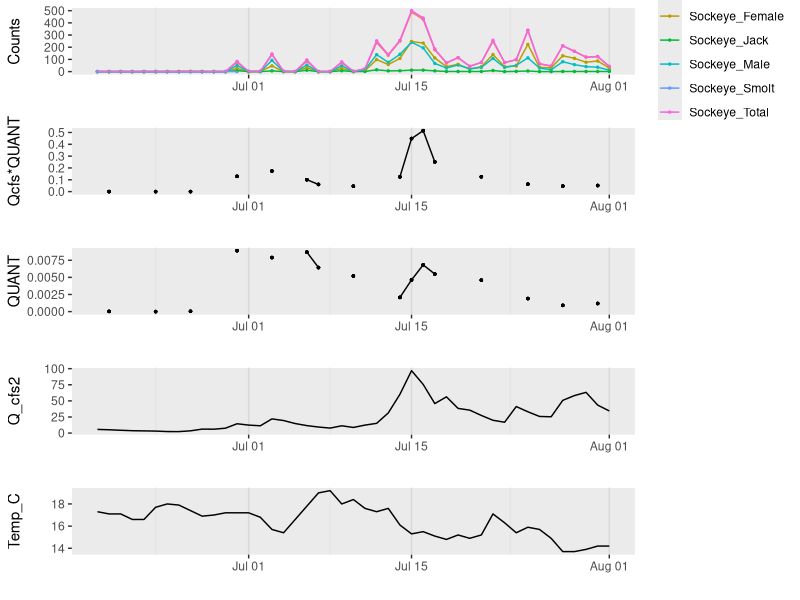
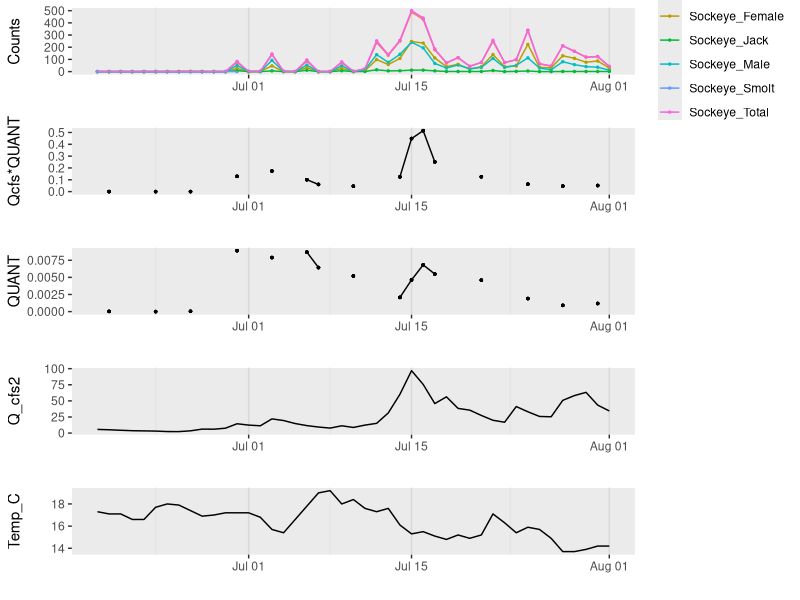
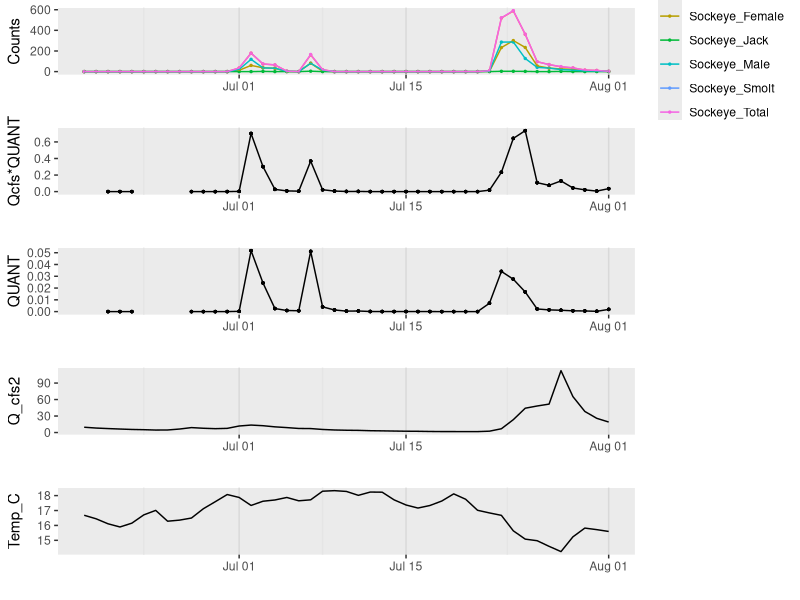
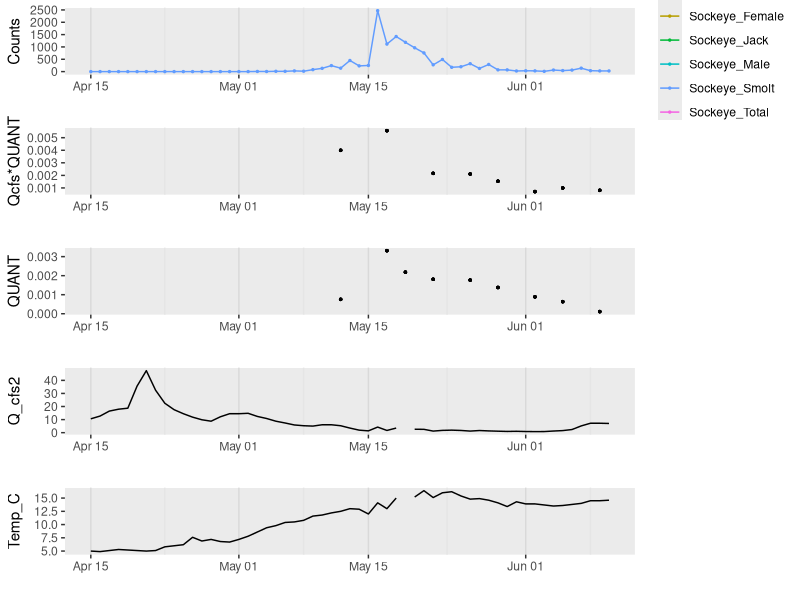
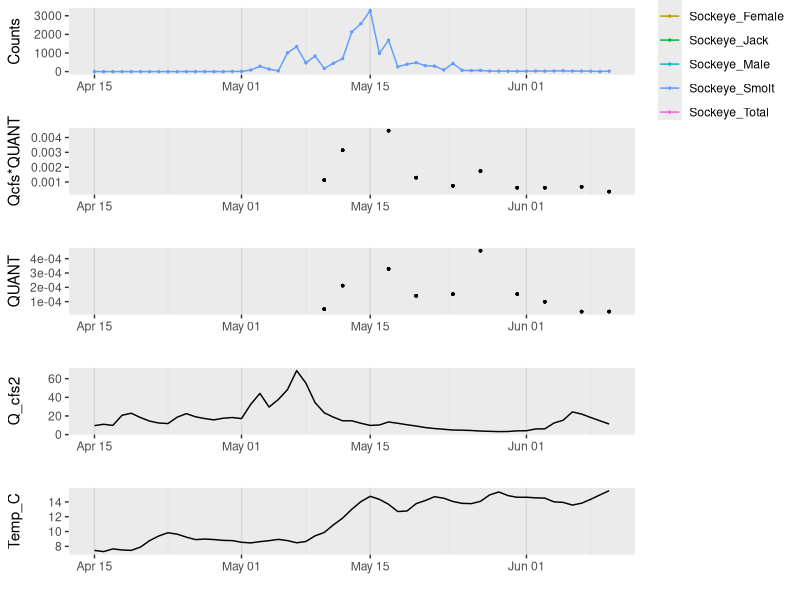
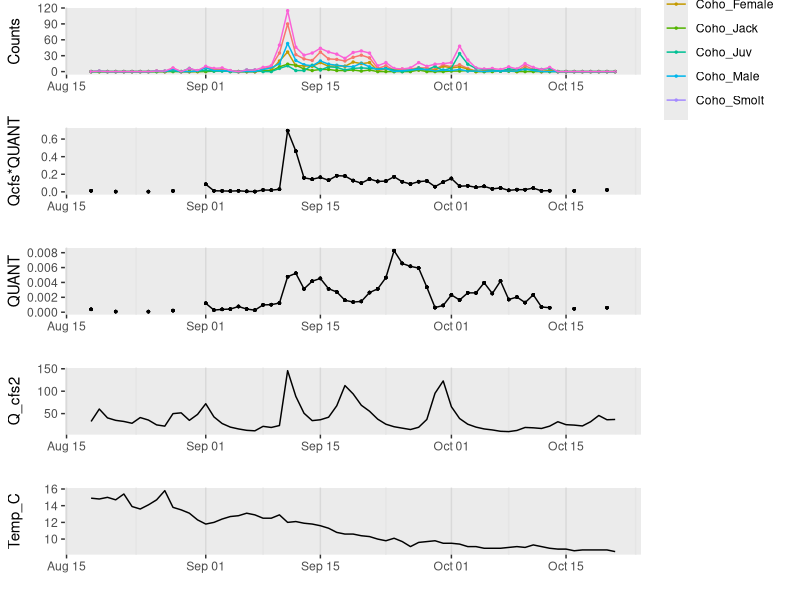
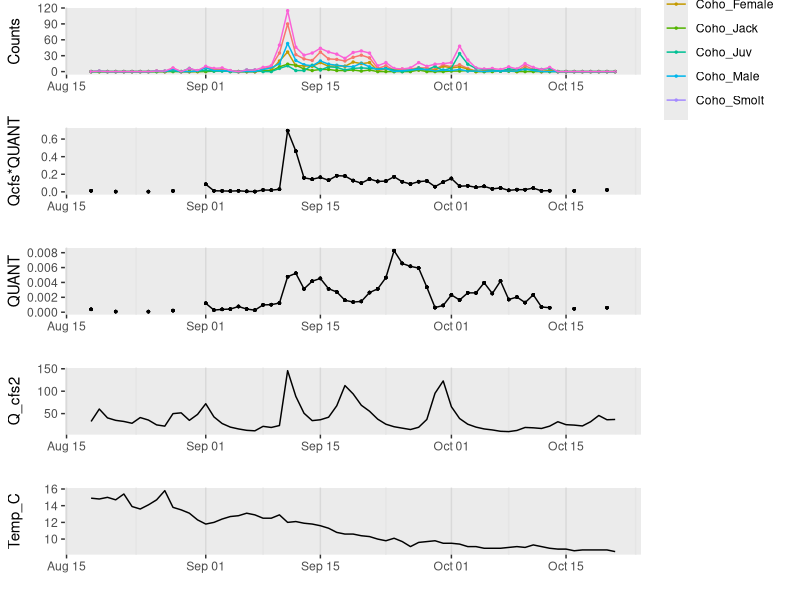
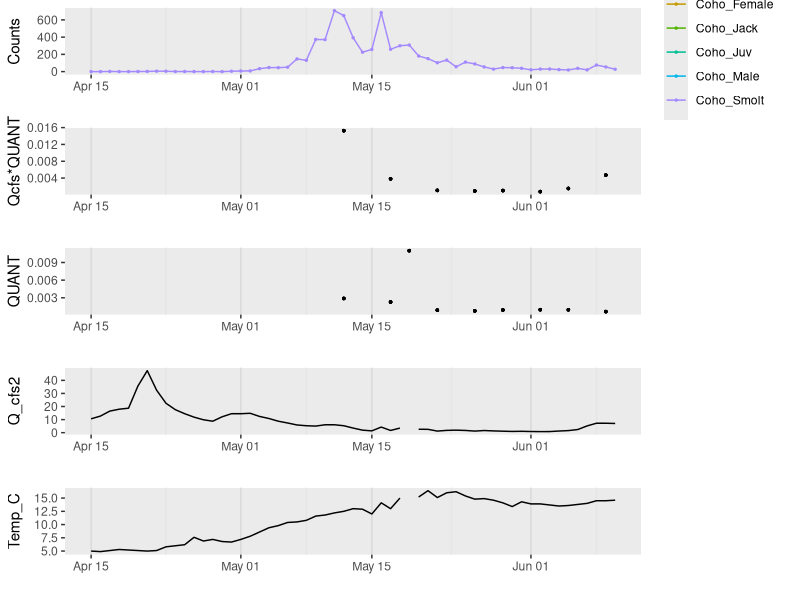

R code for these plots, in order: (Note: this script raises an error after producing the figures.)
library(broom)
library(cowplot)
library(MASS)
library(tidyverse)

#Read data
Sockeyelong_all <- read_tsv("Sockeyelong_all.tsv")
Sockeyelong_all$Year <- as.factor(Sockeyelong_all$Year)
Coholong_all <- read_tsv("Coholong_all.tsv")
Coholong_all$Year <- as.factor(Coholong_all$Year)

# calculate a new Q_cfs value from scratch
a <-  0.148 # from values calculated in gage_to_Q_Josh_R/
b <-  19.27 # from values calculated in gage_to_Q_Josh_R/ 
c <-  5.236 # from values calculated in gage_to_Q_Josh_R/
slope=-3.329
int=23.614

# Q_cfs = a (Gage_Height - b) ^ c
Sockeyelong_all <- Sockeyelong_all %>% mutate(Q_cfs2 = a*(Gage_Height - b)^c) 

Coholong_all <- Coholong_all %>% mutate(Q_cfs2 = a*(Gage_Height - b)^c)

# calculate a new Qcorr_qPCR value from QUANT_mean * Q_cfs2 # because old Qcorr_qPCR values used different translations of gauge height to Qcfs in different years
# this only matters for plotting since the models use QUANT_mean * Q_cfs2 directly
Sockeyelong_all <- Sockeyelong_all %>% mutate(Qcorr_qPCR = QUANT_mean * Q_cfs2) 

Coholong_all <- Coholong_all %>% mutate(Qcorr_qPCR = QUANT_mean * Q_cfs2)
#Coholong_all <- Coholong_all %>% spread(Cohotype,Count) %>% mutate(Coho_nojacks= Coho_Total-Coho_Jack) %>% gather("Cohotype","Count",19:26)

#####################
#Begin: Subset data to appropriate timescale
#####################
sockeye.adult.start = "06-18"
sockeye.adult.end = "08-01"
coho.adult.start = "08-18"  # first appearance of 1 Coho male and 1 Coho female
coho.adult.end = "10-21"  # 10-21 is last date of 

sockeye.juv.start = "04-15"
sockeye.juv.end = "06-10"
coho.juv.start = "04-15"
coho.juv.end = "06-10"

sockeye_adult <- Sockeyelong_all %>% dplyr::filter(
    (Date >= as.Date(paste0("2014-",sockeye.adult.start)) & Date <= as.Date(paste0("2014-",sockeye.adult.end)))|
        (Date >= as.Date(paste0("2015-",sockeye.adult.start)) & Date <= as.Date(paste0("2015-",sockeye.adult.end)))|
        (Date >= as.Date(paste0("2016-",sockeye.adult.start)) & Date <= as.Date(paste0("2016-",sockeye.adult.end))))

coho_adult <- Coholong_all %>% dplyr::filter(
    (Date >= as.Date(paste0("2014-",coho.adult.start)) & Date <= as.Date(paste0("2014-",coho.adult.end)))|
        (Date >= as.Date(paste0("2015-",coho.adult.start)) & Date <= as.Date(paste0("2015-",coho.adult.end)))|
        (Date >= as.Date(paste0("2016-",coho.adult.start)) & Date <= as.Date(paste0("2016-",coho.adult.end))))

sockeye_juv <- Sockeyelong_all %>% dplyr::filter(
    (Date >= as.Date(paste0("2014-",sockeye.juv.start)) & Date <= as.Date(paste0("2014-",sockeye.juv.end)))|
        (Date >= as.Date(paste0("2015-",sockeye.juv.start)) & Date <= as.Date(paste0("2015-",sockeye.juv.end)))|
        (Date >= as.Date(paste0("2016-",sockeye.juv.start)) & Date <= as.Date(paste0("2016-",sockeye.juv.end))))

coho_juv <- Coholong_all %>% dplyr::filter(
    (Date >= as.Date(paste0("2014-",coho.juv.start)) & Date <= as.Date(paste0("2014-",coho.juv.end)))|
        (Date >= as.Date(paste0("2015-",coho.juv.start)) & Date <= as.Date(paste0("2015-",coho.juv.end)))|
        (Date >= as.Date(paste0("2016-",coho.juv.start)) & Date <= as.Date(paste0("2016-",coho.juv.end))))

#####################
#End: Subset data to appropriate timescale
#####################

#####################
#Begin: Timeline Function
#####################

timelines_full <- function(salmonspecies, start = "2015-01-01", end = "2015-12-31", type = "_adult") { # x == Sockeye, Coho, y == _adult, _juv
    
            salmon_use <- get(paste0(salmonspecies, type)) # Sockeye_adult or Coho_adult
            
            salmon_use <- salmon_use %>% dplyr::filter(Date >= as.Date(start) & Date <= as.Date(end))  # truncate start and stop times
            
            Salmon_type <- str_to_title(paste0(salmonspecies, "type"))
            
            counts <- ggplot(salmon_use, aes(Date, Count, col = get(Salmon_type))) + geom_point(size = 0.5) + geom_line() + xlab("") + ylab("Counts") + background_grid(major = "x", minor="x", size.minor = 0.5, colour.minor = "grey90") #+ theme(legend.position = "none")
            
            qpcrcorrQ <- ggplot(salmon_use, aes(Date, Qcorr_qPCR)) + geom_point(size = 0.5) + geom_line() + xlab("") + ylab("Qcfs*QUANT") + background_grid(major = "x", minor="x", size.minor = 0.5, colour.minor = "grey90")
            
            qpcr <- ggplot(salmon_use, aes(Date, exp(-CT_mean))) + geom_point(size = 0.5) + geom_line() + xlab("") + ylab("exp(qPCR)") + background_grid(major = "x", minor="x", size.minor = 0.5, colour.minor = "grey90")
            
            QUANT <- ggplot(salmon_use, aes(Date, QUANT_mean)) + geom_point(size = 0.5) + geom_line() + xlab("") + ylab("QUANT") + background_grid(major = "x", minor="x", size.minor = 0.5, colour.minor = "grey90")
            
            Q_cfs2 <- ggplot(salmon_use, aes(Date, Q_cfs2)) + geom_line() + xlab("") + ylab("Q_cfs2") + background_grid(major = "x", minor="x", size.minor = 0.5, colour.minor = "grey90")
            
            water <- ggplot(salmon_use, aes(Date, log(Gage_Height))) + geom_line() + xlab("") + ylab("Log(Gage Height)") + background_grid(major = "x", minor="x", size.minor = 0.5, colour.minor = "grey90")
            
            temp <- ggplot(salmon_use, aes(Date, Temp_C)) + geom_line() + xlab("") + ylab("Temp_C") + background_grid(major = "x", minor="x", size.minor = 0.5, colour.minor = "grey90")
            
            #   plot_grid(counts, qpcrcorrQ, qpcr, Q_cfs2, water, temp, nrow = 6, align = "v")
            plot_grid(counts, qpcrcorrQ, QUANT, Q_cfs2, temp, nrow = 5, align = "v")
            
}
#####################
#End: Timeline Function
#####################


#####################
#Begin: Graph Timelines
#####################

timelines_full("sockeye") # use sockeye, not Sockeye 

timelines_full("sockeye", "2015-06-18", "2015-08-01") # after looking at the full timeline, truncating to 01 Aug to prevent measuring dead-salmon DNA in 2016

timelines_full("sockeye", "2016-06-18", "2016-08-01") # after looking at the full timeline, truncating to 01 Aug to prevent measuring dead-salmon DNA in 2016


timelines_full("sockeye", "2015-04-15", "2015-06-10", "_juv") # downstream weir dates only for smolts
timelines_full("sockeye", "2016-04-15", "2016-06-10", "_juv") # downstream weir dates only for smolts

timelines_full("coho") # use coho, not Coho
timelines_full("coho", "2015-06-18", "2015-10-30") # after looking at the full timeline
timelines_full("coho", "2015-04-15", "2015-06-10", "_juv") # downstream weir dates only 
timelines_full("coho", "2016-06-18", "2016-10-30") # after looking at the full timeline
timelines_full("coho", "2016-04-15", "2016-06-10", "_juv") # downstream weir dates only 

#####################
#End: Graph Timelines
#####################
#set the only zero in the dataset to the minimum value

#####################
#Begin:  Models of Counts
#####################

#####DATA######
#Sockeye data
datasubset = subset(sockeye_adult, Sockeyetype == "Sockeye_Adults" &!is.na(QUANT_mean) & Year %in% c("2015", "2016"))
#to facilitate use of log(Qcorr_qPCR), set a single zero to the smallest observed Qcorr_qPCR - 1.002627e-05
datasubset$Qcorr_qPCR[2]=min(datasubset[datasubset$Qcorr_qPCR >0  , ]$Qcorr_qPCR)
datasubset.sockeye.juv = subset(sockeye_juv, Sockeyetype == "Sockeye_Smolt" &!is.na(Q_cfs2)& !is.na(QUANT_mean) & Year %in% c("2015", "2016"))

#Coho data
datasubset.coho.adult = subset(coho_adult, Cohotype == "Coho_Adults" &!is.na(QUANT_mean) & Year %in% c("2015", "2016"))
datasubset.coho.total = subset(coho_adult, Cohotype == "Coho_Total" &!is.na(QUANT_mean) & Year %in% c("2015", "2016"))
datasubset.coho.jack = subset(coho_adult, Cohotype == "Coho_Jack" &!is.na(QUANT_mean) & Year %in% c("2015", "2016"))
datasubset.coho.juv = subset(coho_adult, Cohotype == "Coho_Juv" &!is.na(QUANT_mean) & Year %in% c("2015", "2016"))

#datasubset.coho.trans is the same as datasubset.coho.total, but we remove one high leverage outlier from coho in 2016
datasubset.coho.trans=datasubset.coho.adult
datasubset.coho.trans <- datasubset.coho.trans %>% mutate(Count = (datasubset.coho.adult$Count+datasubset.coho.juv$Count+datasubset.coho.jack$Count))
#which(datasubset.coho.jack$Count==62) #exclude outlier 69th observation
datasubset.coho.trans <- datasubset.coho.trans %>% slice(-69)

#####MODELS######

#Sockeye
sockeye.adult.2015.reg <- glm(Count ~ log(Qcorr_qPCR) , family = "quasipoisson", data = datasubset[datasubset$Year == "2015"  , ])
sockeye.adult.2016.reg <- glm(Count ~ log(Qcorr_qPCR) , family = "quasipoisson", data = datasubset[datasubset$Year == "2016"  , ])
sockeye.adult.reg <- glm(Count ~ log(Qcorr_qPCR) , family = "quasipoisson", data = datasubset)

sockeye.juv.2015.reg <- glm(Count ~  log(Qcorr_qPCR) , family = "quasipoisson", data = datasubset.sockeye.juv[datasubset.sockeye.juv$Year == "2015"  , ])
sockeye.juv.2016.reg <- glm(Count ~  log(Qcorr_qPCR) , family = "quasipoisson", data = datasubset.sockeye.juv[datasubset.sockeye.juv$Year == "2016"  , ])
sockeye.juv.reg <- glm(Count ~ log(Qcorr_qPCR) , family = "quasipoisson", data = datasubset.sockeye.juv)

sockeye.adult.reg.int <- glm(Count ~ Year*log(Qcorr_qPCR), family = "quasipoisson", data = datasubset)
sockeye.juv.reg.int <- glm(Count ~ Year*log(Qcorr_qPCR) , family = "quasipoisson", data = datasubset.sockeye.juv)

#Coho
coho.trans.2015.reg<- glm(Count ~ log(Qcorr_qPCR) , family = "quasipoisson", data = datasubset.coho.trans[datasubset.coho.trans$Year == "2015"  , ])
coho.trans.2016.reg<- glm(Count ~ log(Qcorr_qPCR) , family = "quasipoisson", data = datasubset.coho.trans[datasubset.coho.trans$Year == "2016"  , ])
coho.trans.reg <- glm(Count ~ log(Qcorr_qPCR) , family = "quasipoisson", data = datasubset.coho.trans)
coho.trans.reg.int <- glm(Count ~ Year*log(Qcorr_qPCR) , family = "quasipoisson", data = datasubset.coho.trans)


#############################################
#   Models of eDNA vs. coho life stage      #
#############################################
datasubset.coho.trans2=datasubset.coho.adult
datasubset.coho.trans2 <- datasubset.coho.trans2 %>% mutate(CountA = datasubset.coho.adult$Count)%>% mutate(CountJack = datasubset.coho.jack$Count)%>% mutate(CountJuv = datasubset.coho.juv$Count)
#remove same outlier as before (with 62 Jacks)
coho.trans.2016.rev <- lm(Qcorr_qPCR ~ CountA + CountJuv + CountJack, data = datasubset.coho.trans2[datasubset.coho.trans2$Year == "2016" & datasubset.coho.trans2$CountJack <62  , ])
coho.trans.2015.rev <- lm(Qcorr_qPCR ~ CountA  + CountJuv + CountJack , data = datasubset.coho.trans2[datasubset.coho.trans2$Year == "2015"  , ])
coho.trans.rev.int <- lm(Qcorr_qPCR ~ Year*CountA  + Year*CountJuv + Year*CountJack , data = datasubset.coho.trans2[datasubset.coho.trans2$CountJack <62  , ])
coho.trans.rev <- lm(Qcorr_qPCR ~ CountA  + CountJuv + CountJack , data = datasubset.coho.trans2[datasubset.coho.trans2$CountJack <62  , ])



###########PLOT FITTED RELATIONSHIPS

par(mfrow=c(3,3),mar=c(3,4.5,1,0),oma=c(2,3,1,1))
#sockeye adult
plot(datasubset[datasubset$Year == "2015"  , ]$Qcorr_qPCR,datasubset[datasubset$Year == "2015"  , ]$Count,type="n",ylab="Sockeye Counts",main="2015",cex.lab=1.5,xlab="",ylim=c(0,600))
y_up=exp(augment(sockeye.adult.2015.reg)$.fitted[order(datasubset$Qcorr_qPCR[which(datasubset$Year==2015)])] + 2*augment(sockeye.adult.2015.reg)$.se.fit[order(datasubset$Qcorr_qPCR[which(datasubset$Year==2015)])])
y_down=exp(augment(sockeye.adult.2015.reg)$.fitted[order(datasubset$Qcorr_qPCR[which(datasubset$Year==2015)])] - 2*augment(sockeye.adult.2015.reg)$.se.fit[order(datasubset$Qcorr_qPCR[which(datasubset$Year==2015)])])
polygon(c(rev(datasubset$Qcorr_qPCR[which(datasubset$Year==2015)][order(datasubset$Qcorr_qPCR[which(datasubset$Year==2015)])]),datasubset$Qcorr_qPCR[which(datasubset$Year==2015)][order(datasubset$Qcorr_qPCR[which(datasubset$Year==2015)])]),(c(rev(y_up),y_down)),col="grey80",border=NA)
points(datasubset[datasubset$Year == "2015"  , ]$Qcorr_qPCR,datasubset[datasubset$Year == "2015"  , ]$Count, pch = 19)
lines(datasubset$Qcorr_qPCR[which(datasubset$Year==2015)][order(datasubset$Qcorr_qPCR[which(datasubset$Year==2015)])], exp(augment(sockeye.adult.2015.reg)$.fitted)[order(datasubset$Qcorr_qPCR[which(datasubset$Year==2015)])], lwd=2,lty=2, col="blue")

plot(datasubset[datasubset$Year == "2016"  , ]$Qcorr_qPCR,datasubset[datasubset$Year == "2016"  , ]$Count,main="2016",ylab = "",cex.lab=1.5,xlab="",ylim=c(0,600))
y_up=exp(augment(sockeye.adult.2016.reg)$.fitted[order(datasubset$Qcorr_qPCR[which(datasubset$Year==2016)])] + 2*augment(sockeye.adult.2016.reg)$.se.fit[order(datasubset$Qcorr_qPCR[which(datasubset$Year==2016)])])
y_down=exp(augment(sockeye.adult.2016.reg)$.fitted[order(datasubset$Qcorr_qPCR[which(datasubset$Year==2016)])] - 2*augment(sockeye.adult.2016.reg)$.se.fit[order(datasubset$Qcorr_qPCR[which(datasubset$Year==2016)])])
polygon(c(rev(datasubset$Qcorr_qPCR[which(datasubset$Year==2016)][order(datasubset$Qcorr_qPCR[which(datasubset$Year==2016)])]),datasubset$Qcorr_qPCR[which(datasubset$Year==2016)][order(datasubset$Qcorr_qPCR[which(datasubset$Year==2016)])]),(c(rev(y_up),y_down)),col="grey80",border=NA)
points(datasubset[datasubset$Year == "2016"  , ]$Qcorr_qPCR,datasubset[datasubset$Year == "2016"  , ]$Count, pch = 19)
lines(datasubset$Qcorr_qPCR[which(datasubset$Year==2016)][order(datasubset$Qcorr_qPCR[which(datasubset$Year==2016)])], exp(augment(sockeye.adult.2016.reg)$.fitted)[order(datasubset$Qcorr_qPCR[which(datasubset$Year==2016)])], lwd=2,lty=2, col="blue")

#both years
plot(datasubset$Qcorr_qPCR,datasubset$Count,main="Both",ylab = "",cex.lab=1.5,xlab="",ylim=c(0,600))
y_up=exp(augment(sockeye.adult.reg)$.fitted[order(datasubset$Qcorr_qPCR)] + 2*augment(sockeye.adult.reg)$.se.fit[order(datasubset$Qcorr_qPCR)])
y_down=exp(augment(sockeye.adult.reg)$.fitted[order(datasubset$Qcorr_qPCR)] - 2*augment(sockeye.adult.reg)$.se.fit[order(datasubset$Qcorr_qPCR)])
polygon(c(rev(datasubset$Qcorr_qPCR[order(datasubset$Qcorr_qPCR)]),datasubset$Qcorr_qPCR[order(datasubset$Qcorr_qPCR)]),(c(rev(y_up),y_down)),col="grey80",border=NA)
points(datasubset$Qcorr_qPCR,datasubset$Count, pch = 19)
lines(datasubset$Qcorr_qPCR[order(datasubset$Qcorr_qPCR)], exp(augment(sockeye.adult.reg)$.fitted)[order(datasubset$Qcorr_qPCR)], lwd=2,lty=2, col="blue")

#Coho one outlier with lots of jacks removed
plot(datasubset.coho.trans[datasubset.coho.trans$Year == "2015"  , ]$Qcorr_qPCR,datasubset.coho.trans[datasubset.coho.trans$Year == "2015"  , ]$Count, ylab = "Coho Counts",main="",cex.lab=1.5,xlab="",ylim=c(0,120))
y_up=exp(augment(coho.trans.2015.reg)$.fitted[order(datasubset.coho.trans$Qcorr_qPCR[which(datasubset.coho.trans$Year==2015)])] + 2*augment(coho.trans.2015.reg)$.se.fit[order(datasubset.coho.trans$Qcorr_qPCR[which(datasubset.coho.trans$Year==2015)])])
y_down=exp(augment(coho.trans.2015.reg)$.fitted[order(datasubset.coho.trans$Qcorr_qPCR[which(datasubset.coho.trans$Year==2015)])] - 2*augment(coho.trans.2015.reg)$.se.fit[order(datasubset.coho.trans$Qcorr_qPCR[which(datasubset.coho.trans$Year==2015)])])
polygon(c(rev(datasubset.coho.trans$Qcorr_qPCR[which(datasubset.coho.trans$Year==2015)][order(datasubset.coho.trans$Qcorr_qPCR[which(datasubset.coho.trans$Year==2015)])]),datasubset.coho.trans$Qcorr_qPCR[which(datasubset.coho.trans$Year==2015)][order(datasubset.coho.trans$Qcorr_qPCR[which(datasubset.coho.trans$Year==2015)])]),(c(rev(y_up),y_down)),col="grey80",border=NA)
points(datasubset.coho.trans[datasubset.coho.trans$Year == "2015"  , ]$Qcorr_qPCR,datasubset.coho.trans[datasubset.coho.trans$Year == "2015"  , ]$Count, pch = 19)
lines(datasubset.coho.trans$Qcorr_qPCR[which(datasubset.coho.trans$Year==2015)][order(datasubset.coho.trans$Qcorr_qPCR[which(datasubset.coho.trans$Year==2015)])], exp(augment(coho.trans.2015.reg)$.fitted)[order(datasubset.coho.trans$Qcorr_qPCR[which(datasubset.coho.trans$Year==2015)])], lwd=2,lty=2, col="blue")

plot(datasubset.coho.trans[datasubset.coho.trans$Year == "2016"  , ]$Qcorr_qPCR,datasubset.coho.trans[datasubset.coho.trans$Year == "2016"  , ]$Count,ylab = "",main="",cex.lab=1.5,xlab="",ylim=c(0,120))
y_up=exp(augment(coho.trans.2016.reg)$.fitted[order(datasubset.coho.trans$Qcorr_qPCR[which(datasubset.coho.trans$Year==2016)])] + 2*augment(coho.trans.2016.reg)$.se.fit[order(datasubset.coho.trans$Qcorr_qPCR[which(datasubset.coho.trans$Year==2016)])])
y_down=exp(augment(coho.trans.2016.reg)$.fitted[order(datasubset.coho.trans$Qcorr_qPCR[which(datasubset.coho.trans$Year==2016)])] - 2*augment(coho.trans.2016.reg)$.se.fit[order(datasubset.coho.trans$Qcorr_qPCR[which(datasubset.coho.trans$Year==2016)])])
polygon(c(rev(datasubset.coho.trans$Qcorr_qPCR[which(datasubset.coho.trans$Year==2016)][order(datasubset.coho.trans$Qcorr_qPCR[which(datasubset.coho.trans$Year==2016)])]),datasubset.coho.trans$Qcorr_qPCR[which(datasubset.coho.trans$Year==2016)][order(datasubset.coho.trans$Qcorr_qPCR[which(datasubset.coho.trans$Year==2016)])]),(c(rev(y_up),y_down)),col="grey80",border=NA)
points(datasubset.coho.trans[datasubset.coho.trans$Year == "2016"  , ]$Qcorr_qPCR,datasubset.coho.trans[datasubset.coho.trans$Year == "2016"  , ]$Count, pch = 19)
lines(datasubset.coho.trans$Qcorr_qPCR[which(datasubset.coho.trans$Year==2016)][order(datasubset.coho.trans$Qcorr_qPCR[which(datasubset.coho.trans$Year==2016)])], exp(augment(coho.trans.2016.reg)$.fitted)[order(datasubset.coho.trans$Qcorr_qPCR[which(datasubset.coho.trans$Year==2016)])], lwd=2,lty=2, col="blue")

#both years
plot(datasubset.coho.trans$Qcorr_qPCR,datasubset.coho.trans$Count,ylab = "",main="",cex.lab=1.5,xlab="",ylim=c(0,120))
y_up=exp(augment(coho.trans.reg)$.fitted[order(datasubset.coho.trans$Qcorr_qPCR)] + 2*augment(coho.trans.reg)$.se.fit[order(datasubset.coho.trans$Qcorr_qPCR)])
y_down=exp(augment(coho.trans.reg)$.fitted[order(datasubset.coho.trans$Qcorr_qPCR)] - 2*augment(coho.trans.reg)$.se.fit[order(datasubset.coho.trans$Qcorr_qPCR)])
polygon(c(rev(datasubset.coho.trans$Qcorr_qPCR[order(datasubset.coho.trans$Qcorr_qPCR)]),datasubset.coho.trans$Qcorr_qPCR[order(datasubset.coho.trans$Qcorr_qPCR)]),(c(rev(y_up),y_down)),col="grey80",border=NA)
points(datasubset.coho.trans$Qcorr_qPCR,datasubset.coho.trans$Count, pch = 19)
lines(datasubset.coho.trans$Qcorr_qPCR[order(datasubset.coho.trans$Qcorr_qPCR)], exp(augment(coho.trans.reg)$.fitted)[order(datasubset.coho.trans$Qcorr_qPCR)], lwd=2,lty=2, col="blue")



#sockeye smolts
plot(datasubset.sockeye.juv[datasubset.sockeye.juv$Year == "2015"  , ]$Qcorr_qPCR,datasubset.sockeye.juv[datasubset.sockeye.juv$Year == "2015"  , ]$Count,type="n",ylab="Sockeye Smolts",cex.lab=1.5,xlab="",ylim=c(0,1800))
y_up=exp(augment(sockeye.juv.2015.reg)$.fitted[order(datasubset.sockeye.juv$Qcorr_qPCR[which(datasubset.sockeye.juv$Year==2015)])] + 2*augment(sockeye.juv.2015.reg)$.se.fit[order(datasubset.sockeye.juv$Qcorr_qPCR[which(datasubset.sockeye.juv$Year==2015)])])
y_down=exp(augment(sockeye.juv.2015.reg)$.fitted[order(datasubset.sockeye.juv$Qcorr_qPCR[which(datasubset.sockeye.juv$Year==2015)])] - 2*augment(sockeye.juv.2015.reg)$.se.fit[order(datasubset.sockeye.juv$Qcorr_qPCR[which(datasubset.sockeye.juv$Year==2015)])])
polygon(c(rev(datasubset.sockeye.juv$Qcorr_qPCR[which(datasubset.sockeye.juv$Year==2015)][order(datasubset.sockeye.juv$Qcorr_qPCR[which(datasubset.sockeye.juv$Year==2015)])]),datasubset.sockeye.juv$Qcorr_qPCR[which(datasubset.sockeye.juv$Year==2015)][order(datasubset.sockeye.juv$Qcorr_qPCR[which(datasubset.sockeye.juv$Year==2015)])]),(c(rev(y_up),y_down)),col="grey80",border=NA)
points(datasubset.sockeye.juv[datasubset.sockeye.juv$Year == "2015"  , ]$Qcorr_qPCR,datasubset.sockeye.juv[datasubset.sockeye.juv$Year == "2015"  , ]$Count, pch = 19)
lines(datasubset.sockeye.juv$Qcorr_qPCR[which(datasubset.sockeye.juv$Year==2015)][order(datasubset.sockeye.juv$Qcorr_qPCR[which(datasubset.sockeye.juv$Year==2015)])], exp(augment(sockeye.juv.2015.reg)$.fitted)[order(datasubset.sockeye.juv$Qcorr_qPCR[which(datasubset.sockeye.juv$Year==2015)])], lwd=2,lty=2, col="blue")


plot(datasubset.sockeye.juv[datasubset.sockeye.juv$Year == "2016"  , ]$Qcorr_qPCR,datasubset.sockeye.juv[datasubset.sockeye.juv$Year == "2016"  , ]$Count,ylab = "",cex.lab=1.5,xlab="",ylim=c(0,1800))
y_up=exp(augment(sockeye.juv.2016.reg)$.fitted[order(datasubset.sockeye.juv$Qcorr_qPCR[which(datasubset.sockeye.juv$Year==2016)])] + 2*augment(sockeye.juv.2016.reg)$.se.fit[order(datasubset.sockeye.juv$Qcorr_qPCR[which(datasubset.sockeye.juv$Year==2016)])])
y_down=exp(augment(sockeye.juv.2016.reg)$.fitted[order(datasubset.sockeye.juv$Qcorr_qPCR[which(datasubset.sockeye.juv$Year==2016)])] - 2*augment(sockeye.juv.2016.reg)$.se.fit[order(datasubset.sockeye.juv$Qcorr_qPCR[which(datasubset.sockeye.juv$Year==2016)])])
polygon(c(rev(datasubset.sockeye.juv$Qcorr_qPCR[which(datasubset.sockeye.juv$Year==2016)][order(datasubset.sockeye.juv$Qcorr_qPCR[which(datasubset.sockeye.juv$Year==2016)])]),datasubset.sockeye.juv$Qcorr_qPCR[which(datasubset.sockeye.juv$Year==2016)][order(datasubset.sockeye.juv$Qcorr_qPCR[which(datasubset.sockeye.juv$Year==2016)])]),(c(rev(y_up),y_down)),col="grey80",border=NA)
points(datasubset.sockeye.juv[datasubset.sockeye.juv$Year == "2016"  , ]$Qcorr_qPCR,datasubset.sockeye.juv[datasubset.sockeye.juv$Year == "2016"  , ]$Count, pch = 19)
lines(datasubset.sockeye.juv$Qcorr_qPCR[which(datasubset.sockeye.juv$Year==2016)][order(datasubset.sockeye.juv$Qcorr_qPCR[which(datasubset.sockeye.juv$Year==2016)])], exp(augment(sockeye.juv.2016.reg)$.fitted)[order(datasubset.sockeye.juv$Qcorr_qPCR[which(datasubset.sockeye.juv$Year==2016)])], lwd=2,lty=2, col="blue")


plot(datasubset.sockeye.juv$Qcorr_qPCR,datasubset.sockeye.juv$Count,ylab = "",cex.lab=1.5,xlab="",ylim=c(0,1800))
y_up=exp(augment(sockeye.juv.reg)$.fitted[order(datasubset.sockeye.juv$Qcorr_qPCR)] + 2*augment(sockeye.juv.reg)$.se.fit[order(datasubset.sockeye.juv$Qcorr_qPCR)])
y_down=exp(augment(sockeye.juv.reg)$.fitted[order(datasubset.sockeye.juv$Qcorr_qPCR)] - 2*augment(sockeye.juv.reg)$.se.fit[order(datasubset.sockeye.juv$Qcorr_qPCR)])
polygon(c(rev(datasubset.sockeye.juv$Qcorr_qPCR[order(datasubset.sockeye.juv$Qcorr_qPCR)]),datasubset.sockeye.juv$Qcorr_qPCR[order(datasubset.sockeye.juv$Qcorr_qPCR)]),(c(rev(y_up),y_down)),col="grey80",border=NA)
points(datasubset.sockeye.juv$Qcorr_qPCR,datasubset.sockeye.juv$Count, pch = 19)
lines(datasubset.sockeye.juv$Qcorr_qPCR[order(datasubset.sockeye.juv$Qcorr_qPCR)], exp(augment(sockeye.juv.reg)$.fitted)[order(datasubset.sockeye.juv$Qcorr_qPCR)], lwd=2,lty=2, col="blue")

mtext("Flow x DNA",side=1,cex=1.5,outer=T)

#######################################################
#######################################################
#
#Model validation - Predicted vs. actual counts
#
#######################################################
#######################################################

###########
#
#Sockeye Adult
#
###########

par(mfrow=c(3,2),mar=c(3,4.5,1,1),oma=c(2,3,1,1))
plot(datasubset$Date[which(datasubset$Year==2015)], datasubset$Count[which(datasubset$Year==2015)], lwd=2, type='n',pch=19,cex=0.25,ylim=c(0,800),ylab="Sockeye Count",xlab="",cex.lab=1.5, main = "2015")
y_up=exp(augment(sockeye.adult.2015.reg)$.fitted + 2*augment(sockeye.adult.2015.reg)$.se.fit)
y_down=exp(augment(sockeye.adult.2015.reg)$.fitted - 2*augment(sockeye.adult.2015.reg)$.se.fit)
polygon(c(rev(datasubset$Date[which(datasubset$Year==2015)]),datasubset$Date[which(datasubset$Year==2015)]),(c(rev(y_up),y_down)),col="grey80",border=NA)
points(datasubset$Date[which(datasubset$Year==2015)], datasubset$Count[which(datasubset$Year==2015)], lwd=2, type='b',pch=19,cex=0.25)
lines(datasubset$Date[which(datasubset$Year==2015)], exp(augment(sockeye.adult.2015.reg)$.fitted), lwd=2,lty=2, col="blue")




plot(datasubset$Date[which(datasubset$Year==2016)], datasubset$Count[which(datasubset$Year==2016)], lwd=2, type='n',pch=19,cex=0.25,ylim=c(0,800),ylab="",xlab="",cex.lab=1.5, main = "2016")
y_up=exp(augment(sockeye.adult.2016.reg)$.fitted + 2*augment(sockeye.adult.2016.reg)$.se.fit)
y_down=exp(augment(sockeye.adult.2016.reg)$.fitted - 2*augment(sockeye.adult.2016.reg)$.se.fit)
polygon(c(rev(datasubset$Date[which(datasubset$Year==2016)]),datasubset$Date[which(datasubset$Year==2016)]),(c(rev(y_up),y_down)),col="grey80",border=NA)
points(datasubset$Date[which(datasubset$Year==2016)], datasubset$Count[which(datasubset$Year==2016)], lwd=2, type='b',pch=19,cex=0.25)
lines(datasubset$Date[which(datasubset$Year==2016)], exp(augment(sockeye.adult.2016.reg)$.fitted), lwd=2,lty=2, col="blue")

###########
#
#Coho Trans
#
###########

plot(datasubset.coho.trans$Date[which(datasubset.coho.trans$Year==2015)], datasubset.coho.trans$Count[which(datasubset.coho.trans$Year==2015)], lwd=2, type='n',pch=19,cex=0.25,ylim=c(0,150),ylab="Coho Count",xlab="",cex.lab=1.5)
y_up=exp(augment(coho.trans.2015.reg)$.fitted + 2*augment(coho.trans.2015.reg)$.se.fit)
y_down=exp(augment(coho.trans.2015.reg)$.fitted - 2*augment(coho.trans.2015.reg)$.se.fit)
polygon(c(rev(datasubset.coho.trans$Date[which(datasubset.coho.trans$Year==2015)]),datasubset.coho.trans$Date[which(datasubset.coho.trans$Year==2015)]),(c(rev(y_up),y_down)),col="grey80",border=NA)
points(datasubset.coho.trans$Date[which(datasubset.coho.trans$Year==2015)], datasubset.coho.trans$Count[which(datasubset.coho.trans$Year==2015)], lwd=2, type='b',pch=19,cex=0.25)
lines(datasubset.coho.trans$Date[which(datasubset.coho.trans$Year==2015)], exp(augment(coho.trans.2015.reg)$.fitted), lwd=2,lty=2, col="blue")

plot(datasubset.coho.trans$Date[which(datasubset.coho.trans$Year==2016)], datasubset.coho.trans$Count[which(datasubset.coho.trans$Year==2016)], lwd=2, type='n',pch=19,cex=0.25,ylim=c(0,150),ylab="",xlab="",cex.lab=1.5)
y_up=exp(augment(coho.trans.2016.reg)$.fitted + 2*augment(coho.trans.2016.reg)$.se.fit)
y_down=exp(augment(coho.trans.2016.reg)$.fitted - 2*augment(coho.trans.2016.reg)$.se.fit)
polygon(c(rev(datasubset.coho.trans$Date[which(datasubset.coho.trans$Year==2016)]),datasubset.coho.trans$Date[which(datasubset.coho.trans$Year==2016)]),(c(rev(y_up),y_down)),col="grey80",border=NA)
points(datasubset.coho.trans$Date[which(datasubset.coho.trans$Year==2016)], datasubset.coho.trans$Count[which(datasubset.coho.trans$Year==2016)], lwd=2, type='b',pch=19,cex=0.25)
lines(datasubset.coho.trans$Date[which(datasubset.coho.trans$Year==2016)], exp(augment(coho.trans.2016.reg)$.fitted), lwd=2,lty=2, col="blue")
#mtext("coho trans Counts Quasipoisson model",side=2,cex=2,outer=T)
#text(datasubset.coho.trans$Date[which(datasubset.coho.trans$Year==2016)][35],800,"2016",cex=1.5)

###########
#
#Sockeye Smolt
#
###########
plot(datasubset.sockeye.juv$Date[which(datasubset.sockeye.juv$Year==2015)], datasubset.sockeye.juv$Count[which(datasubset.sockeye.juv$Year==2015)], lwd=2, type='n',pch=19,cex=0.25,ylim=c(0,2000),ylab="Sockeye Smolt",xlab="",cex.lab=1.5)
y_up=exp(augment(sockeye.juv.2015.reg)$.fitted + 2*augment(sockeye.juv.2015.reg)$.se.fit)
y_down=exp(augment(sockeye.juv.2015.reg)$.fitted - 2*augment(sockeye.juv.2015.reg)$.se.fit)
polygon(c(rev(datasubset.sockeye.juv$Date[which(datasubset.sockeye.juv$Year==2015)]),datasubset.sockeye.juv$Date[which(datasubset.sockeye.juv$Year==2015)]),(c(rev(y_up),y_down)),col="grey80",border=NA)
points(datasubset.sockeye.juv$Date[which(datasubset.sockeye.juv$Year==2015)], datasubset.sockeye.juv$Count[which(datasubset.sockeye.juv$Year==2015)], lwd=2, type='b',pch=19,cex=0.25)
lines(datasubset.sockeye.juv$Date[which(datasubset.sockeye.juv$Year==2015)], exp(augment(sockeye.juv.2015.reg)$.fitted), lwd=2,lty=2, col="blue")


plot(datasubset.sockeye.juv$Date[which(datasubset.sockeye.juv$Year==2016)], datasubset.sockeye.juv$Count[which(datasubset.sockeye.juv$Year==2016)], lwd=2, type='n',pch=19,cex=0.25,ylim=c(0,2000),ylab="",xlab="",cex.lab=1.5)
y_up=exp(augment(sockeye.juv.2016.reg)$.fitted + 2*augment(sockeye.juv.2016.reg)$.se.fit)
y_down=exp(augment(sockeye.juv.2016.reg)$.fitted - 2*augment(sockeye.juv.2016.reg)$.se.fit)
polygon(c(rev(datasubset.sockeye.juv$Date[which(datasubset.sockeye.juv$Year==2016)]),datasubset.sockeye.juv$Date[which(datasubset.sockeye.juv$Year==2016)]),(c(rev(y_up),y_down)),col="grey80",border=NA)
points(datasubset.sockeye.juv$Date[which(datasubset.sockeye.juv$Year==2016)], datasubset.sockeye.juv$Count[which(datasubset.sockeye.juv$Year==2016)], lwd=2, type='b',pch=19,cex=0.25)
lines(datasubset.sockeye.juv$Date[which(datasubset.sockeye.juv$Year==2016)], exp(augment(sockeye.juv.2016.reg)$.fitted), lwd=2,lty=2, col="blue")


#####################
#Begin:  Models of eDNA
#####################
#Quantify lag with sockeye due to simple life history
sockeye.eDNA.reg <- lm(Qcorr_qPCR[6:39] ~ Count[6:39], data = datasubset[datasubset$Year==2016,])
summary(sockeye.eDNA.reg)
sockeye.eDNA.reg2 <- lm(resid(sockeye.eDNA.reg) ~ Count[5:38], data = datasubset[datasubset$Year==2016,])
summary(sockeye.eDNA.reg2)
sockeye.eDNA.reg3 <- lm(resid(sockeye.eDNA.reg2) ~ Count[4:37], data = datasubset[datasubset$Year==2016,])
summary(sockeye.eDNA.reg3)

#quantify life history influence on eDNA with coho
datasubset.eDNA.coho = subset(coho_adult, !is.na(QUANT_mean) & Year %in% c("2015", "2016"))
datasubset.eDNA.coho <- datasubset.eDNA.coho %>% spread(Cohotype,Count)

coho.eDNA2015.reg <- lm(Qcorr_qPCR ~ Coho_Adults + Coho_Jack + Coho_Juv, data = datasubset.eDNA.coho[datasubset.eDNA.coho$Year==2015,])
coho.eDNA2016.reg <- lm(Qcorr_qPCR ~ Coho_Adults + Coho_Jack + Coho_Juv, data = datasubset.eDNA.coho[datasubset.eDNA.coho$Year==2016,])
coho.eDNA.reg <- lm(Qcorr_qPCR ~ Coho_Adults + Coho_Jack + Coho_Juv, data = datasubset.eDNA.coho)

#####################
#End:  Models of eDNA
#####################

